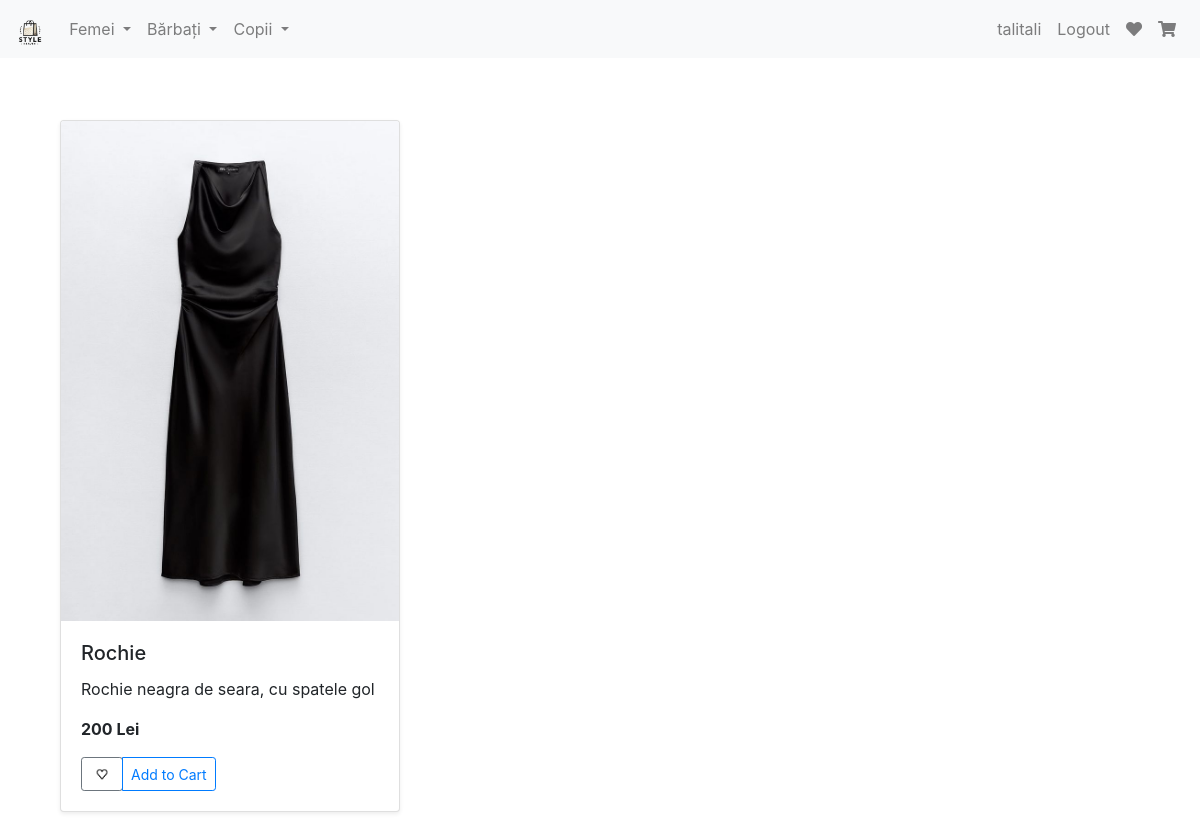
Page /subcategory/women/Rochii (signed in) on the committed database.
### market/models.py (models this page shows, shortened)
class User(db.Model, UserMixin):
    id = db.Column(db.Integer(), primary_key=True)
    username = db.Column(db.String(length=30), nullable=False, unique=True)
    email_address = db.Column(db.String(length=50), nullable=False, unique=True)
    password_hash = db.Column(db.String(length=60), nullable=False)
    budget = db.Column(db.Integer(), nullable=False, default=1000)
    items = db.relationship('Item', backref='owned_user', lazy=True)
    favorites = db.relationship('Favorite', backref='user', lazy=True)
    @property
    def password(self):
        return self.password

class Item(db.Model):
    id = db.Column(db.Integer(), primary_key=True)
    name = db.Column(db.String(length=30), nullable=False, unique=True)
    price = db.Column(db.Integer(), nullable=False)
    barcode = db.Column(db.String(length=12), nullable=False, unique=True)
    description = db.Column(db.String(length=1024), nullable=False, unique=True)
    image_filename = db.Column(db.String(length=100), nullable=True)
    owner = db.Column(db.Integer(), db.ForeignKey('user.id'))
    category = db.Column(db.String(length=50), nullable=False, default='general')
    subcategory = db.Column(db.String(length=50), nullable=False, default='general')

### market/routes.py (the view)
@app.route('/subcategory/<category>/<subcategory>')
@login_required
def subcategory_page(category, subcategory):
    items = Item.query.filter_by(category=category, subcategory=subcategory).all()
    favorite_item_ids = [fav.product_id for fav in current_user.favorites]
    return render_template('subcategory.html', items=items, category=category, subcategory=subcategory, favorite_item_ids=favorite_item_ids)

### market/models.py (called while the page is built)
@login_manager.user_loader
def load_user(user_id):
    return User.query.get(int(user_id))

### market/templates/subcategory.html (shortened to what this page needs)
{% extends 'base.html' %}
{% block content %}
<div class="container mt-4">
    <div class="row">
        {% for item in items %}
        <div class="col-md-4">
            <div class="card mb-4 shadow-sm">
                {% if item.image_filename and item.image_filename != 'default.jpg' %}
                    <img src="{{ url_for('static', filename='img/' + item.image_filename) }}" class="card-img-top img-fluid product-img" alt="{{ item.name }}">
                {% endif %}
                <div class="card-body">
                    <h5 class="card-title">{{ item.name }}</h5>
                    <p class="card-text">{{ item.description }}</p>
                    <p class="card-text"><strong>{{ item.price }} Lei</strong></p>
                    <div class="d-flex justify-content-between align-items-center">
                        <div class="btn-group">
                            <form action="{{ url_for('toggle_favorite') }}" method="post">
                                <button type="submit" class="btn btn-sm btn-outline-secondary">
                                    {% if item.id in favorite_item_ids %}
                                    <img src="{{ url_for('static', filename='img/favorite_filled.png') }}" alt="Favorite" style="width: 24px; height: 24px;">
                                    {% else %}
                                    <img src="{{ url_for('static', filename='img/favorite.png') }}" alt="Favorite" style="width: 24px; height: 24px;">
                                    {% endif %}
                                </button>
                            </form>
                            <button type="button" class="btn btn-sm btn-outline-primary" data-toggle="modal" data-target="#Modal-Cart-{{ item.id }}">Add to Cart</button>
                        </div>
                    </div>
                </div>
            </div>
        </div>
        {% endfor %}
    </div>
</div>
{% endblock %}

### market/templates/base.html (shortened to what this page needs)
<!DOCTYPE html>
<html lang="en">
<head>
    <link rel="stylesheet" href="https://stackpath.bootstrapcdn.com/bootstrap/4.5.2/css/bootstrap.min.css">
    <link rel="stylesheet" href="https://cdnjs.cloudflare.com/ajax/libs/font-awesome/5.15.1/css/all.min.css">
</head>
<body>
    <nav class="navbar navbar-expand-lg navbar-light bg-light fixed-top">
        <a class="navbar-brand" href="{{ url_for('home_page') }}">
            <img src="{{ url_for('static', filename='img/logo.png') }}" alt="Logo" style="height: 30px;">
        </a>
        <div class="collapse navbar-collapse" id="navbarNavDropdown">
            <ul class="navbar-nav mr-auto">
                <li class="nav-item dropdown">
                    <a class="nav-link dropdown-toggle" href="#" id="womenDropdown" role="button" data-toggle="dropdown" aria-haspopup="true" aria-expanded="false">
                        Femei
                    </a>
                </li>
                <li class="nav-item dropdown">
                    <a class="nav-link dropdown-toggle" href="#" id="menDropdown" role="button" data-toggle="dropdown" aria-haspopup="true" aria-expanded="false">
                        Bărbați
                    </a>
                </li>
                <li class="nav-item dropdown">
                    <a class="nav-link dropdown-toggle" href="#" id="kidsDropdown" role="button" data-toggle="dropdown" aria-haspopup="true" aria-expanded="false">
                        Copii
                    </a>
                </li>
            </ul>
            <ul class="navbar-nav">
                {% if current_user.is_authenticated %}
                    <li class="nav-item">
                        <a class="nav-link" href="#">{{ current_user.username }}</a>
                    </li>
                    <li class="nav-item">
                        <a class="nav-link" href="{{ url_for('logout_page') }}">Logout</a>
                    </li>
                    <li class="nav-item">
                        <a class="nav-link" href="{{ url_for('favorite_page') }}"><i class="fas fa-heart"></i></a>
                    </li>
                    <li class="nav-item">
                        <a class="nav-link" href="{{ url_for('shopping_cart_page') }}"><i class="fas fa-shopping-cart"></i></a>
                    </li>
                {% else %}
                    <li class="nav-item">
                        <a class="nav-link" href="{{ url_for('login_page') }}">Login</a>
                    </li>
                {% endif %}
            </ul>
        </div>
    </nav>
    <div class="container mt-5 pt-5">
        {% block content %}
        {% endblock %}
    </div>
</body>
</html>

### market/templates/base.html (style rules this page uses)
.navbar-nav .nav-item .nav-link { padding-right: 0.5rem; padding-left: 0.5rem; }

### market/templates/subcategory.html (style rules this page uses)
.product-img { width: 100%; height: 500px; object-fit: cover; }

### rows in the picture
User: username "talitali"
Item: image_filename (picture), name "Rochie", description "Rochie neagra de seara, cu spatele gol", price "200"
